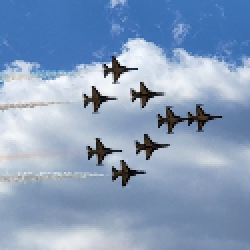
#> input picture target_sr.png, 125 x 125 px, found by its file name (shown 2 times larger)
$ jupyter execute --allow-errors '[KECE471, Computer Vision] Python_Exercise.ipynb'
#> lines starting #> are read from the running program, lines starting #| are printed output that depends on the picture
**Import the necessary packages for completing this exercise**

[cell 1]
import cv2
import requests
import numpy as np
import matplotlib.pyplot as plt
import matplotlib.gridspec as gridspec
from shapely.geometry import Polygon, Point

# **Exercise 1. Create a python class for a calculator that computes Precision and Recall.**
---

## **Problem Statement: Precision and Recall Calculation**

### **1. Input**
   The program takes two **1D lists** as input:
   * `actual_labels`: A list containing the ground truth labels (binary values: `0` or `1`).
   * `predicted_labels`: A list containing the predicted values (binary values: `0` or `1`).

   Both lists should have the **same length**, where each index represents a corresponding data point.

### **2. Output**
   The program computes and returns the following evaluation metrics:
   * **Recall**: Measures the ability to correctly identify all relevant instances.
     $$
     Recall = \frac{TP}{TP + FN}
     $$
     - High recall indicates that most actual positive cases were correctly predicted.

   * **Precision**: Measures the accuracy of positive predictions.
     $$
     Precision = \frac{TP}{TP + FP}
     $$
     - High precision means that when the model predicts positive, it is usually correct.

   The output will be displayed in a readable format, showing **both Recall and Precision values** rounded to four decimal places.

1. **Generate Test Data**
   * `actual_labels`: Ground truth data, initialized as `[1, 0, 1, 1, 0, 1, 0, 0, 1, 1]`.
   * `predicted_labels`: Predicted data, initialized as `[1, 1, 1, 0, 0, 1, 0, 0, 1, 0]`.

[cell 2]
actual_labels = None
predicted_labels = None

# =========================<your code starts here>========================


# =========================<your code ends here>==========================

2. **Calculate True Positive (TP)**
   * Count the number of cases where the actual label is `1` and the predicted label is also `1`.

[cell 3]
tp = None

# =========================<your code starts here>========================


# =========================<your code ends here>==========================

print("True Positive : ", tp)

3. **Calculate False Positive (FP)**
   * Count the number of cases where the actual label is `0`, but the predicted label is `1`.

[cell 4]
fp = None

# =========================<your code starts here>========================


# =========================<your code ends here>==========================

print("False Positive : ", fp)

4. **Calculate False Negative (FN)**
   * Count the number of cases where the actual label is `1`, but the predicted label is `0`.

[cell 5]
fn = None

# =========================<your code starts here>========================


# =========================<your code ends here>==========================

print("False Negative : ", fn)

5. **Calculate True Negative (TN)**
   * Count the number of cases where the actual label is `0` and the predicted label is also `0`.

[cell 6]
tn = None

# =========================<your code starts here>========================


# =========================<your code ends here>==========================

print("True Negative : ", tn)

6. **Calculate Recall**
   * Recall is calculated using the formula:

     $$
     Recall = \frac{TP}{TP + FN}
     $$

   * If the denominator $(TP + FN)$ is zero, set recall to `0.0` to avoid division by zero.

[cell 7]
recall = None
# =========================<your code starts here>========================


# =========================<your code ends here>==========================

print("Recall : ", recall)

7. **Calculate Precision**
   * Precision is calculated using the formula:

     $$
     Precision = \frac{TP}{TP + FP}
     $$

   * If the denominator $(TP + FP)$ is zero, set precision to `0.0` to avoid division by zero.

[cell 8]
precision = None

# =========================<your code starts here>========================


# =========================<your code ends here>==========================

print("Precision : ", precision)

8. **Create the `PrecisionAndRecallCalculator` Class**

[cell 9]
class PrecisionAndRecallCalculator:

    def __init__(self):
        pass

    # =========================<your code starts here>========================


    # =========================<your code ends here>==========================

    def calculate(self, actual, predicted):
        recall = self.calc_recall(actual, predicted)
        precision = self.calc_precision(actual, predicted)

        return recall, precision

9. **Compute Precision and Recall Using `PrecisionAndRecallCalculator`**

   * Create an instance of `PrecisionAndRecallCalculator` with `actual_labels` and `predicted_labels`.

   * Call the `calculate()` method to obtain **Recall** and **Precision** values.

   * Print the results in a readable format.

[cell 10]
prc = PrecisionAndRecallCalculator()
recall = None
precision = None

# =========================<your code starts here>========================


# =========================<your code ends here>==========================

print(f"Recall : {recall}")
print(f"Precision : {precision}")

<br><br>

**10. Practical Application**

Perform segmentation on images from the COCO dataset using OpenCV. After segmentation, compare the results' accuracy against the COCO dataset labels in terms of **Precision** and **Recall**.

### Steps:
1. **Load COCO Image**: Load an image from the COCO dataset using OpenCV.

2. **Perform Segmentation**: Use OpenCV or other methods to segment the image.

3. **Extract COCO Labels**: Obtain the segmentation labels from the COCO dataset.

4. **Calculate Precision and Recall**: Use the **PrecisionAndRecallCalculator** class to calculate **Precision** and **Recall** by comparing the segmentation result with the COCO ground truth labels.

5. **Comparison**: Analyze and compare the **Precision** and **Recall** values to assess the accuracy of the segmentation method.

**10.0. Download target image**

[cell 11]
image_url = "http://images.cocodataset.org/val2017/000000005477.jpg"

#> (the rest of this cell did not finish here and is left out)

**10.1. Generate Ground Truth Segmentation Map Using the COCO Dataset**

Run the following code to obtain the segmentation map.

[cell 12]
image_path = '000000005477.jpg'
image = cv2.imread(image_path)
#> (the rest of this cell did not finish here and is left out)

**10.2. Generate Inference Segmentation Map Using OpenCV's Color Picking**

Run the following code to obtain the segmentation map.

[cell 13]
image_path = '000000005477.jpg'
image = cv2.imread(image_path)

#> (the rest of this cell did not finish here and is left out)

**10.3. Modify the `PrecisionAndRecallCalculator` Class for the Task**

- Change the input format of the `PrecisionAndRecallCalculator` class from two lists to two **`numpy.ndarray`** objects.

- The class should now accept **segmentation maps** as **`numpy.ndarray`** for both **actual** and **predicted** maps.

- Ensure that the computation of **Precision** and **Recall** works with **binary segmentation maps** (where pixels belonging to the object are `1` and others are `0`).

[cell 14]
class PrecisionAndRecallCalculator_segmentation_map:

    def __init__(self):
        pass

    # =========================<your code starts here>========================


    # =========================<your code ends here>==========================

    def calculate(self, actual, predicted):
        recall = self.calc_recall(actual, predicted)
        precision = self.calc_precision(actual, predicted)

        return recall, precision

**10.4. Compute Precision and Recall Using `PrecisionAndRecallCalculator_segmentation_map`**

- Instantiate the modified `PrecisionAndRecallCalculator_segmentation_map` class with the **actual segmentation map** (ground truth) and the **predicted segmentation map** (from inference).

- Use the `calculate()` method to compute **Precision** and **Recall** based on the segmentation maps.

- Display or analyze the resulting **Precision** and **Recall** values to evaluate the accuracy of the segmentation model.

[cell 15]
prc = PrecisionAndRecallCalculator_segmentation_map()
recall = None
precision = None

coco_label = cv2.imread("segmentation_label_coco.png", cv2.IMREAD_GRAYSCALE)
opencv_result = cv2.imread("segmentation_map_opencv.png", cv2.IMREAD_GRAYSCALE)

# =========================<your code starts here>========================


# =========================<your code ends here>==========================

print(f"Recall : {recall}")
print(f"Precision : {precision}")

<br><br>

# **Exercise 2: Implementing Nearest Neighbor Interpolation**
---

Nearest neighbor interpolation is a simple image scaling technique that assigns the value of the nearest pixel in the original image to the corresponding position in the resized image. The process consists of the following steps:

1. **Calculate the Scaling Factors**
   - Determine the scaling factors for the x-axis and y-axis based on the ratio of the new image size to the original image size.

2. **Map Query Points**
   - For each pixel in the enlarged image, determine the corresponding nearest pixel in the original image.
   - Since the new coordinates may be non-integer values, round them to the nearest integer to find the corresponding pixel in the original image.

3. **Assign Pixel Values**
   - Copy the pixel values from the nearest mapped coordinates in the original image to the corresponding locations in the resized image.

4. **Repeat for All Pixels**
   - Perform this process for every pixel in the enlarged image until all empty spaces are filled.

**1. Load `target_lr.png` Using OpenCV**

To load the image **`target_lr.png`**, provide its file path as an argument to **`cv2.imread()`**.

Since OpenCV loads images in **BGR format**, but **`matplotlib`** expects **RGB format**, the color channels need to be converted before displaying the image.

To visualize the image in a Jupyter Notebook, it is recommended to use the **`matplotlib`** package.

[cell 16]
# download images

def save_image_from_url(url, file_name):
    response = requests.get(url)

    if response.status_code == 200:
        with open(file_name, 'wb') as file:
            file.write(response.content)
        print("Image downloaded successfully!")
    else:
        print("Failed to download the image. Status code:", response.status_code)

target_hr_url = "https://github.com/BrawnyClover/DIP_WINTER/blob/main/target_hr.png?raw=true"
target_lr_url = "https://github.com/BrawnyClover/DIP_WINTER/blob/main/target_lr.png?raw=true"
target_sr_url = "https://github.com/BrawnyClover/DIP_WINTER/blob/main/target_sr.png?raw=true"

save_image_from_url(target_hr_url, "target_hr.png")
save_image_from_url(target_lr_url, "target_lr.png")
save_image_from_url(target_sr_url, "target_sr.png")

**Characteristics of Images Loaded with OpenCV**

1. When an image is loaded using **OpenCV**, it is stored as a **NumPy ndarray**.
   - The **ndarray** structure is a modified version of the multi-dimensional list, optimized for efficient matrix operations and numerical computations.

2. **OpenCV stores image channels in the B, G, R (Blue, Green, Red) order**, while **matplotlib assumes the R, G, B order**.
   - To correctly display the image using **matplotlib**, the channel order must be converted using the **`cv2.cvtColor`** method.

[cell 17]
img_dir = "target_lr.png"
lr_img = None

# =========================<your code starts here>========================


# =========================<your code ends here>==========================

print(type(lr_img))

#> (the rest of this cell did not finish here and is left out)

**2. Create an Empty `np.ndarray` with a Width and Height 4 Times Larger than the Loaded Image**

The empty **`np.ndarray`** is created using the **`np.zeros((width, height, channels))`** method.

- The **width** and **height** are each increased by a factor of **4**, while the number of channels remains **3**.
- The **B, G, R** channels do not change during this process.

#> (a cell that did not finish here is left out)

**3. Match Each Pixel in `sr_img` to the Corresponding Pixel in `lr_img`**

This process is called **Query Point Mapping**.

- Mathematically, **(𝑥, 𝑦)** represents the **horizontal** and **vertical** coordinates.
  - However, in **array indexing**, the first coordinate refers to the **vertical axis** (row), followed by the **horizontal axis** (column).
  - Therefore, it is represented as **(𝑦, 𝑥)** in array operations.

- Mathematically, **(0,0)** refers to the **bottom-left corner** of an image.
  - However, in an **array representation**, **(0,0)** corresponds to the **top-left corner** of the image.

#> (a cell that did not finish here is left out)

**4. Assign Pixel Values from `lr_img` to `sr_img` Using `query_point`**

- Using the **query points** mapped in the previous step, assign the pixel values from **`lr_img`** to the corresponding locations in **`sr_img`**.
- For each pixel in **`sr_img`**, find the nearest corresponding pixel in **`lr_img`** and copy its value.
- Repeat this process for all pixels in **`sr_img`** to complete the interpolation.

#> (a cell that did not finish here is left out)

**Visualization**

#> (a cell that did not finish here is left out)

<br><br>

# **Exercise 3: Implementing Bilinear Interpolation**
---
**Bilinear Interpolation Follows These Steps:**

1. **Calculate the Scaling Ratio**
   - Determine the scaling ratio between **`lr_img`** and **`sr_img`** for both axes.

2. **Compute the Corresponding Coordinates**
   - For each pixel **$(i, j)$** in **`sr_img`**, compute its corresponding coordinate **$(x, y)$** in **`lr_img`**.
   - The coordinates **$x, y$** are real numbers (e.g., **$(2.5, 3.7)$**).

3. **Identify the Surrounding Pixels**
   - Determine the four integer coordinates that enclose **$(x, y)$** in **`lr_img`**.
   - Find the **top-left** pixel **$(x_0, y_0)$** and the **bottom-right** pixel **$(x_0+1, y_0+1)$**.

4. **Perform Horizontal Interpolation (Top Edge)**
   - Interpolate between the **top-left** **$(x_0, y_0)$** and **top-right** **$(x_1, y_0)$** pixels.
   - Compute the pixel value at the virtual coordinate **$(x_k, y_0)$**.

5. **Perform Horizontal Interpolation (Bottom Edge)**
   - Interpolate between the **bottom-left** **$(x_0, y_1)$** and **bottom-right** **$(x_1, y_1)$** pixels.
   - Compute the pixel value at the virtual coordinate **$(x_k, y_1)$**.

6. **Perform Vertical Interpolation**
   - Interpolate between the computed values at **$(x_k, y_0)$** and **$(x_k, y_1)$**.
   - Obtain the final pixel value at **$(x, y)$**.

7. **Repeat for All Pixels**
   - Apply steps **2 to 6** for all pixels in **`sr_img`** to generate the interpolated image.

**1. Load the Image Using OpenCV**

- Use **`cv2.imread()`** to load the image from the specified file path.

- Since OpenCV loads images in **BGR format**, but **`matplotlib`** expects **RGB format**, convert the color channels using **`cv2.cvtColor()`** before displaying the image.

- To visualize the image in a Jupyter Notebook, use the **`matplotlib`** package.

**Visualization**

[cell 22]
img_dir = "target_lr.png"

lr_img = cv2.imread(img_dir)
#> lr_img is the input picture: shape (125, 125, 3); mean B, G, R 188.8, 158.5, 136

print(type(lr_img))
#| <class 'numpy.ndarray'>

plt.imshow(cv2.cvtColor(lr_img, cv2.COLOR_BGR2RGB))
plt.show()

**2. Create an `np.ndarray` That Is 4 Times Larger**

- Create an empty **`np.ndarray`** using **`np.zeros((width, height, channels))`**.

- Increase the **width** and **height** of the image by a factor of **4**, while maintaining the number of **3 channels** (B, G, R).

- The new **`np.ndarray`** will have **4 times the size** of the original image, but with the same number of color channels.

[cell 23]
w, h, c = lr_img.shape
#> w = 125; h = 125; c = 3
print(f"Original image shape: {w}, {h}, {c}")
#| Original image shape: 125, 125, 3

sr_w, sr_h, sr_c = 4 * w, 4 * h, c
#> sr_w = 500; sr_h = 500; sr_c = 3
bicubic_sr_img = np.zeros((sr_w, sr_h, sr_c), dtype=np.uint8)
print(f"Resized image shape: {bicubic_sr_img.shape}")
#| Resized image shape: (500, 500, 3)

**3. Calculate the Width and Height Ratio Between `lr_img` and `sr_img`**

- Calculate the scaling factors for the width and height.
- The scaling factors are determined by dividing the width and height of **`sr_img`** by the corresponding dimensions of **`lr_img`**.
  - **Scaling Factor for Width**:
    $$
    s_x = \frac{\text{width of } sr\_img}{\text{width of } lr\_img}
    $$
  - **Scaling Factor for Height**:
    $$
    s_y = \frac{\text{height of } sr\_img}{\text{height of } lr\_img}
    $$
- These scaling factors will be used to map coordinates from **`sr_img`** to **`lr_img`**.

#> (a cell that did not finish here is left out)

**4. Perform Horizontal and Vertical Interpolation for All Coordinates \((i, j)\) in `sr_img`**

- For each pixel \((i, j)\) in **`sr_img`**, calculate its corresponding **(x, y)** coordinates in **`lr_img`** using the scaling factors.

- Use **horizontal linear interpolation** to compute pixel values between neighboring pixels:
  - Interpolate between the left and right pixels for the horizontal direction.

- Use **vertical linear interpolation** to compute pixel values between the interpolated values from the horizontal interpolation:
  - Interpolate between the top and bottom pixels for the vertical direction.

- This process fills in the pixel values for **`sr_img`** based on the **`lr_img`**.

#> (a cell that did not finish here is left out)

**5. Display `lr_img` and `sr_img` Results Using Matplotlib**

- Use **`matplotlib`** to visualize both the low-resolution image (**`lr_img`**) and the super-resolution image (**`sr_img`**).

- Display them side by side in a single figure to compare the results.

- Use **`plt.subplot()`** to place **`lr_img`** and **`sr_img`** in separate subplots within the same figure.

- Convert the image color format from **BGR to RGB** using **`cv2.cvtColor()`** before displaying with **`matplotlib`**.

[cell 26]
lr_img_height, lr_img_width = 125, 125
sr_img_height, sr_img_width = 500, 500

fig = plt.figure(figsize=(10, 5))
gs = gridspec.GridSpec(1, 3, width_ratios=[lr_img_width, sr_img_width, sr_img_width])

ax1 = fig.add_subplot(gs[0])
ax1.imshow(cv2.cvtColor(lr_img, cv2.COLOR_BGR2RGB))
ax1.set_title("Low-Resolution Image")
ax1.set_xlabel("Width (pixels)")
ax1.set_ylabel("Height (pixels)")
ax1.set_aspect('equal')

ax2 = fig.add_subplot(gs[1])
#> (the rest of this cell did not finish here and is left out)

<br><br>

# **Exercise 4: Implementing an MSE Calculator**
---
**MSE (Mean Squared Error) performs the following operations:**

1. **Subtract the pixel values** of the two input images.
   - For each corresponding pixel in the two images, compute the difference in their pixel values.

2. **Compute the mean of the squared differences.**
   - Square each difference computed in step 1.
   - Calculate the average of these squared differences to obtain the Mean Squared Error.

**1. Create a Function to Calculate MSE**

- Define a function that takes two images as input (in `np.ndarray` format).

- For each pixel in the images, calculate the difference between the corresponding pixel values.

- Square each difference and calculate the mean of these squared differences to compute the MSE.

[cell 27]
def MSE(img1, img2):
    mse = None

    # =========================<your code starts here>========================


    # =========================<your code ends here>==========================
    return mse

**2. Display Pairs of (img_hr, nearest_sr), (img_hr, bicubic_sr), and (img_hr, real-esrgan_sr) Using Matplotlib**

- Use **`matplotlib`** to display the high-resolution image (**`img_hr`**) alongside three super-resolution results: **`nearest_sr`**, **`bicubic_sr`**, and **`real_esrgan_sr`**.

- Display each pair of images side by side for easy comparison.

- Use **`plt.subplot()`** to arrange the images in a grid layout within the figure.

- Convert each image from **BGR to RGB** using **`cv2.cvtColor()`** before displaying with **`matplotlib`**.

[cell 28]
dir_img_hr = "target_hr.png"
dir_img_real_esrgan = "target_sr.png"

img_hr = cv2.imread(dir_img_hr)
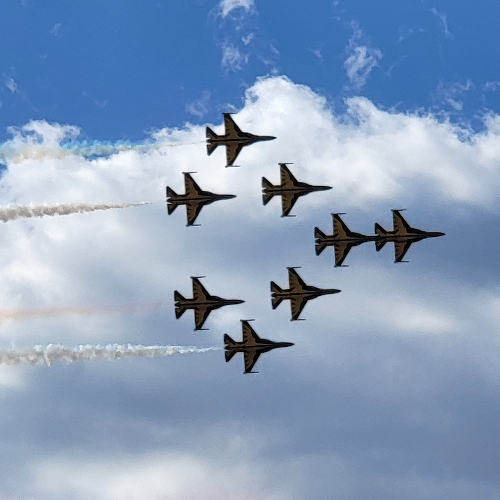
#> img_hr: shape (500, 500, 3); mean B, G, R 188.5, 158.2, 135.7
real_esrgan_sr_image = cv2.imread(dir_img_real_esrgan)
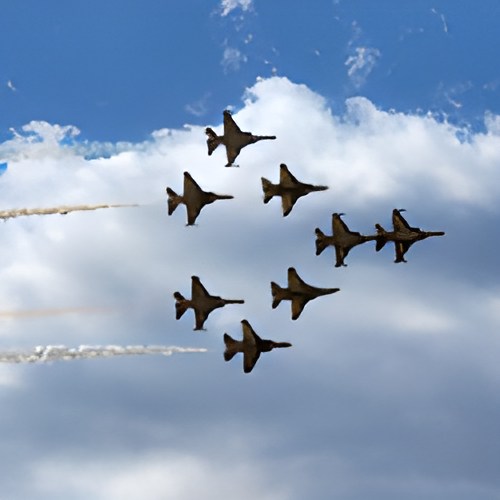
#> real_esrgan_sr_image: shape (500, 500, 3); mean B, G, R 189.2, 160.4, 138.3
